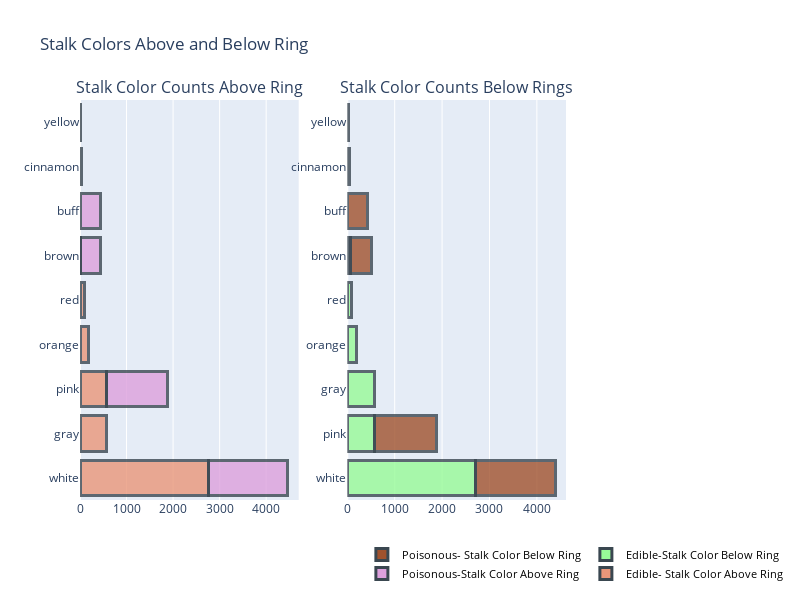

This figure's notebook cell:
### Code cell
value1=stalk_color_above_ring_edible["stalk-color-above-ring"].values
label1=stalk_color_above_ring_edible.index
value2=stalk_color_above_ring_poisonous["stalk-color-above-ring"].values
label2=stalk_color_above_ring_poisonous.index
value3=stalk_color_below_ring_edible["stalk-color-below-ring"].values
label3=stalk_color_below_ring_edible.index
value4=stalk_color_below_ring_poisonous["stalk-color-below-ring"].values
label4=stalk_color_below_ring_poisonous.index

trace1=go.Bar(
      x = value1,
      y =label1 ,
      name='Edible- Stalk Color Above Ring',
    orientation = 'h',
    marker = dict(
        color = "darksalmon",
        line = dict(
            color = 'rgba(58, 71, 80, 1.0)',
            width = 3),
        opacity=0.8,
    ))
    
trace2=go.Bar(
     x = value2 ,
     y = label2,
      name='Poisonous-Stalk Color Above Ring',
    orientation = 'h',
    marker = dict(
        color = "plum",
        line = dict(
            color = 'rgba(58, 71, 80, 1.0)',
            width = 3), opacity=0.8))
    
trace3=go.Bar(
     x = value3,
     y = label3,
            name='Edible-Stalk Color Below Ring',
    orientation = 'h',
    marker = dict(
        color = "palegreen",
        line = dict(
            color = 'rgba(58, 71, 80, 1.0)',
            width = 3), opacity=0.8))
   
trace4=go.Bar(
      x =value4 ,
      y =label4 ,
             name='Poisonous- Stalk Color Below Ring',
    orientation = 'h',
    marker = dict(
        color = "sienna",
        line = dict(
            color = 'rgba(58, 71, 80, 1.0)',
            width = 3), opacity=0.8))
   

fig= tools.make_subplots(rows=1, cols=2,subplot_titles=('Stalk Color Counts Above Ring','Stalk Color Counts Below Rings'))

fig.append_trace(trace1, 1, 1)
fig.append_trace(trace2, 1, 1)
fig.append_trace(trace3, 1, 2)
fig.append_trace(trace4, 1, 2)

fig['layout'].update(showlegend=True,height=600, width=800, barmode='stack',legend=dict(x=.58, y=-0.1,orientation="h",font=dict(size=11,color='#000')),
                     title='Stalk Colors Above and Below Ring')
iplot(fig)

### Figure 1 — Plotly figure (JSON) as saved in the notebook; plotly's stock layout.template omitted (floating-point values rounded to 4 significant figures)
{"data": [{"marker": {"color": "darksalmon", "line": {"color": "rgba(58, 71, 80, 1.0)", "width": 3}, "opacity": 0.8}, "name": "Edible- Stalk Color Above Ring", "orientation": "h", "type": "bar", "x": [2752, 576, 576, 192, 96, 16], "xaxis": "x", "y": ["white", "gray", "pink", "orange", "red", "brown"], "yaxis": "y"}, {"marker": {"color": "plum", "line": {"color": "rgba(58, 71, 80, 1.0)", "width": 3}, "opacity": 0.8}, "name": "Poisonous-Stalk Color Above Ring", "orientation": "h", "type": "bar", "x": [1712, 1296, 432, 432, 36, 8], "xaxis": "x", "y": ["white", "pink", "brown", "buff", "cinnamon", "yellow"], "yaxis": "y"}, {"marker": {"color": "palegreen", "line": {"color": "rgba(58, 71, 80, 1.0)", "width": 3}, "opacity": 0.8}, "name": "Edible-Stalk Color Below Ring", "orientation": "h", "type": "bar", "x": [2704, 576, 576, 192, 96, 64], "xaxis": "x2", "y": ["white", "pink", "gray", "orange", "red", "brown"], "yaxis": "y2"}, {"marker": {"color": "sienna", "line": {"color": "rgba(58, 71, 80, 1.0)", "width": 3}, "opacity": 0.8}, "name": "Poisonous- Stalk Color Below Ring", "orientation": "h", "type": "bar", "x": [1680, 1296, 448, 432, 36, 24], "xaxis": "x2", "y": ["white", "pink", "brown", "buff", "cinnamon", "yellow"], "yaxis": "y2"}], "layout": {"annotations": [{"font": {"size": 16}, "showarrow": false, "text": "Stalk Color Counts Above Ring", "x": 0.225, "xanchor": "center", "xref": "paper", "y": 1, "yanchor": "bottom", "yref": "paper"}, {"font": {"size": 16}, "showarrow": false, "text": "Stalk Color Counts Below Rings", "x": 0.775, "xanchor": "center", "xref": "paper", "y": 1, "yanchor": "bottom", "yref": "paper"}], "barmode": "stack", "height": 600, "legend": {"font": {"color": "#000", "size": 11}, "orientation": "h", "x": 0.58, "y": -0.1}, "showlegend": true, "title": {"text": "Stalk Colors Above and Below Ring"}, "width": 800, "xaxis": {"anchor": "y", "domain": [0, 0.45]}, "xaxis2": {"anchor": "y2", "domain": [0.55, 1]}, "yaxis": {"anchor": "x", "domain": [0, 1]}, "yaxis2": {"anchor": "x2", "domain": [0, 1]}}}
